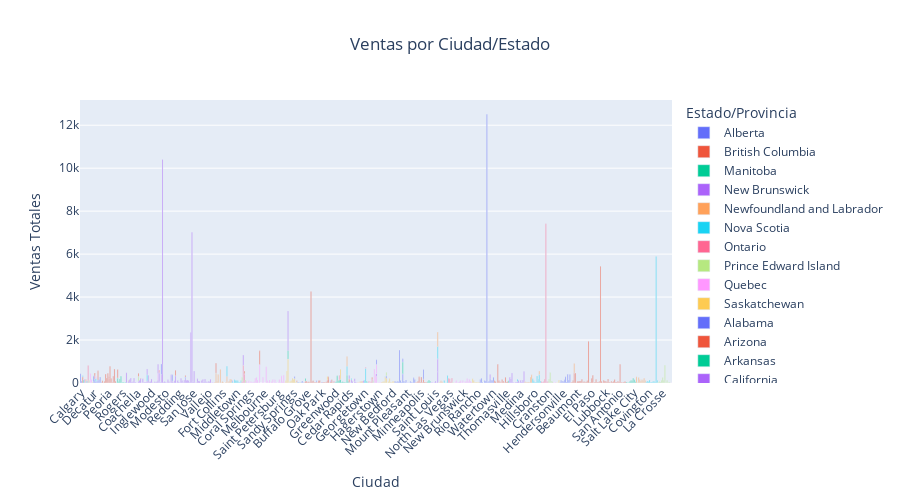

Notebook source saved alongside this figure:
### Code cell
#Agregar las ventas totales por Country/Region, State/Province y City
sales_by_location = sales_with_location.groupby(['Country/Region', 'State/Province', 'City'])['Sales'].sum().reset_index()

#Crear el gráfico de barras para visualizar las ventas por ubicación
# Gráfico de ventas por ciudad
fig = px.bar(sales_by_location, 
             x='City', 
             y='Sales', 
             color='State/Province',  # Diferenciar por estado
             title='Ventas por Ciudad/Estado',
             labels={'Sales': 'Ventas Totales', 'City': 'Ciudad'},
             hover_data=['State/Province', 'Country/Region'],  # Mostrar el estado y país al pasar el ratón
             height=500)

#Actualizar el layout para hacerlo más legible
fig.update_layout(xaxis_tickangle=-45,  # Rotar las etiquetas de las ciudades para mayor visibilidad
                  showlegend=True,
                  legend_title="Estado/Provincia",
                  title_x=0.5)

# Mostrar el gráfico
fig.show()
